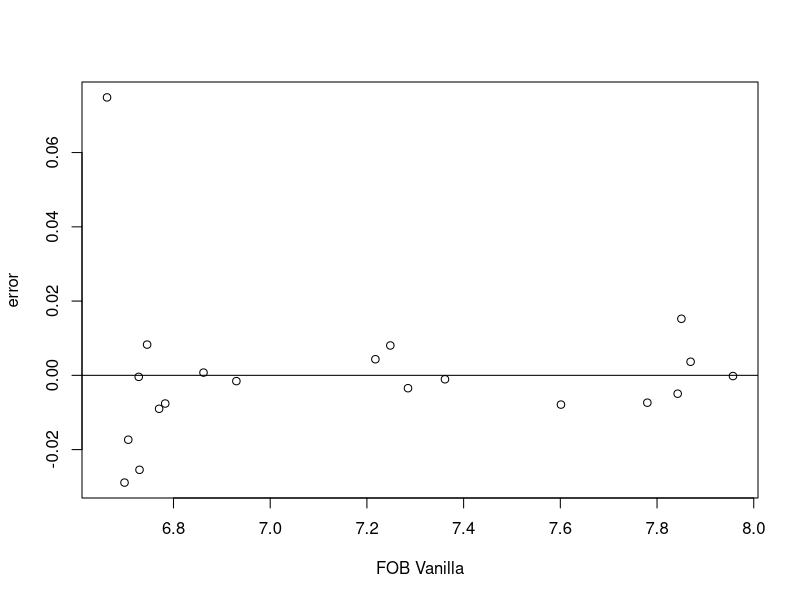
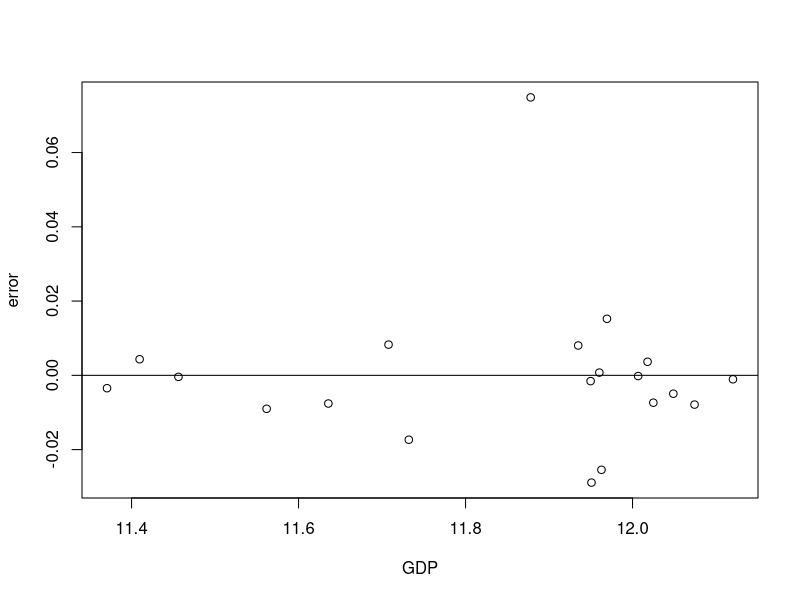
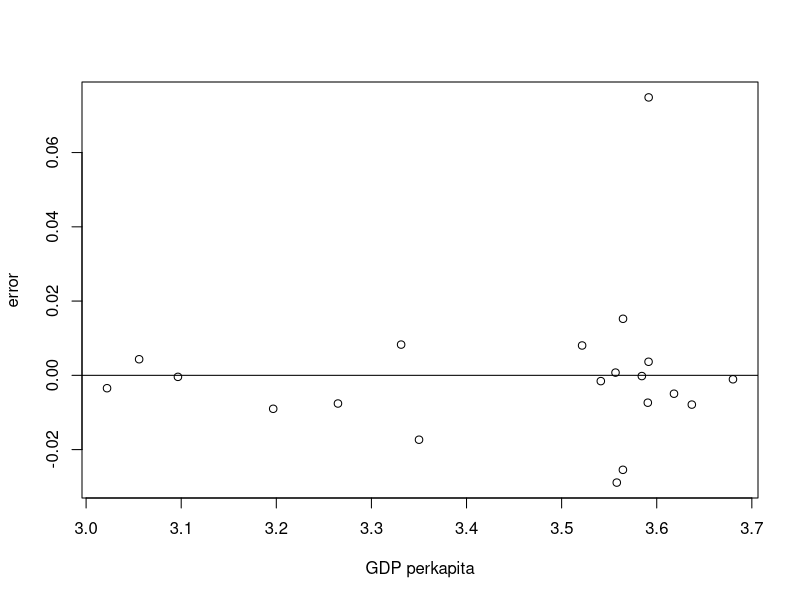
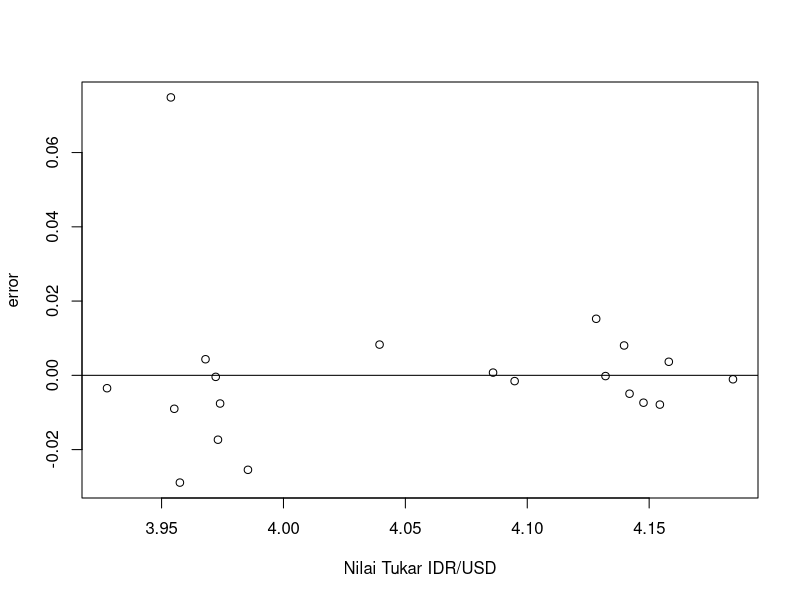

Reproduce these figures in R, in order.
## ---- chunk 1
#| warning: false
#| echo: true
setwd("D:/METOPEL UAS/OKTA METOPEL")
library(readxl)
library(tidyverse)
library(kableExtra)
## ---- chunk 2
#impor dataset
read_excel("vanila2.xlsx")
dat <- read_excel("vanila2.xlsx")
kbl(dat) %>%
  kable_styling(bootstrap_options = c("striped", "hover", "condensed", "responsive"))
reg1<-lm(lgdpp~lfob++lgdp+lkurs,data=dat)
## ---- chunk 3
dat$m<-resid(reg1)
plot(dat$lfob,dat$m,xlab="FOB Vanilla",ylab="error")
abline(h=0) # membuat garis horizontal di y=0

## ---- chunk 4
dat$m<-resid(reg1)
plot(dat$lgdp,dat$m,xlab="GDP",ylab="error")
abline(h=0)
## ---- chunk 5
dat$m<-resid(reg1)
plot(dat$lgdpp,dat$m,xlab="GDP perkapita",ylab="error")
abline(h=0)
## ---- chunk 6
dat$m<-resid(reg1)
plot(dat$lkurs,dat$m,xlab="Nilai Tukar IDR/USD",ylab="error")
abline(h=0)
## ---- chunk 7
reg1<-lm(data=dat,lgdpp~lfob+lgdp+lkurs) #Y~X+S
summary(reg1) 
